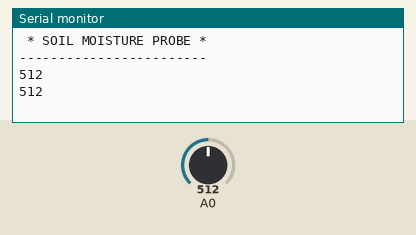
Bench run of a sketch on a simulated Arduino Uno, built with avr-gcc and run on an emulated ATmega328P. On the bench: the last lines printed to the serial monitor. The inputs (shaded band) are chosen by the test bench; at power-on: A0 = 512.

Above: at 1.8 s.
1.9 s: A0 set to 490
At 2.9 s:
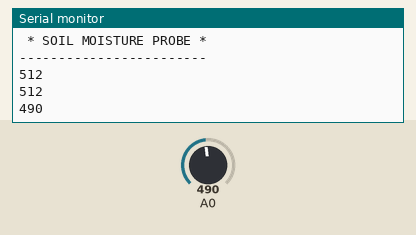
3.4 s: A0 set to 510
At 5.8 s:
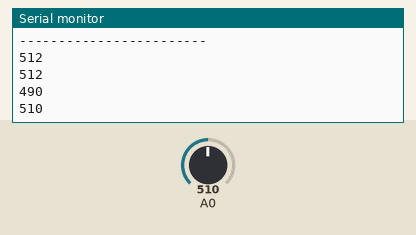
Timing chart, 0 to 7.3 s (numbered marks = the images above; inputs shaded):
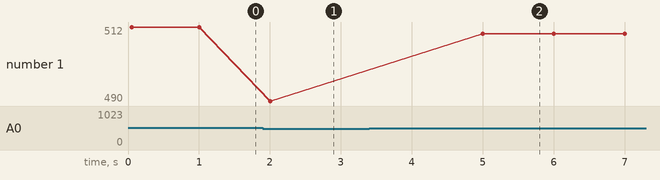

The sketch:

Soil_Moisture_LED.ino
```cpp
void setup() {
  // put your setup code here, to run once:
  Serial.begin(9600); // open serial port, set the baud rate as 9600 bps
  Serial.println(" * SOIL MOISTURE PROBE *");
  Serial.println("------------------------");
}

void loop() {
  // put your main code here, to run repeatedly:
  int val;
  val = analogRead(0); //connect sensor to Analog 0
  Serial.println(val); //print the value to serial port
  delay(1000);
  if (val < 500)
  {
    digitalWrite(LED_BUILTIN, HIGH);   // turn the LED on (HIGH is the voltage level)
    delay(1000);                       // wait for a second
    digitalWrite(LED_BUILTIN, LOW);    // turn the LED off by making the voltage LOW
    delay(1000);
}
}
```

Measured:
- after the input at 1.9 s, the serial monitor: prints a new line after 0.10 s (image 1)
- after the input at 3.4 s, the serial monitor: prints a new line after 1.6 s (image 2)
- plotted number 1: 512 → 490 after the input at 1.9 s, 490 → 510 after the input at 3.4 s
